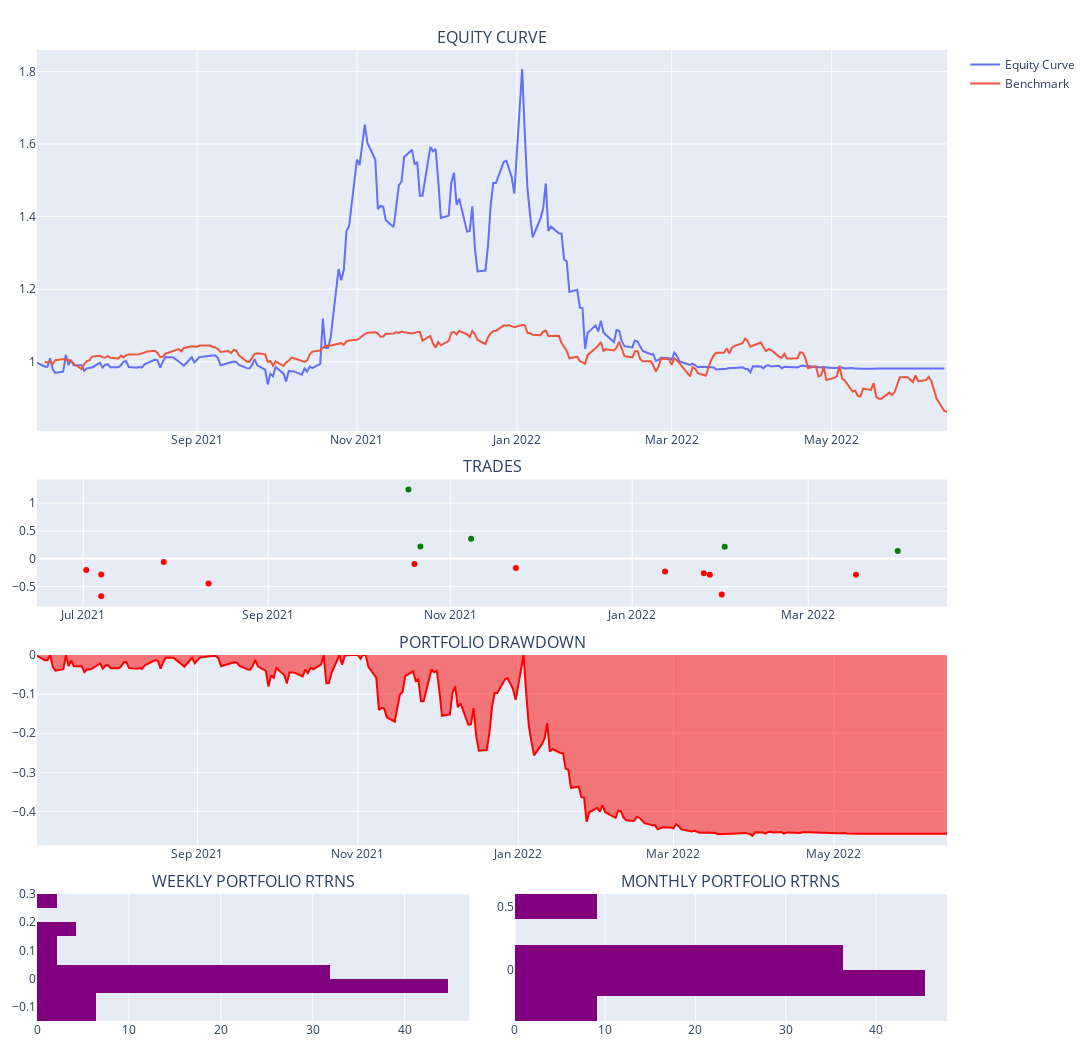

The code cell stored with this chart in its notebook:
### Code cell
evb_backtest.portfolio.plot_portfolio()

### Figure 1 — Plotly figure (JSON) as saved in the notebook; plotly's stock layout.template omitted (floating-point values rounded to 4 significant figures; data arrays with more than 128 entries replaced by an {"elided": "..."} marker saying what was removed)
{"data": [{"name": "Equity Curve", "showlegend": true, "type": "scatter", "x": {"elided": "248 str values"}, "xaxis": "x", "y": {"elided": "248 float values"}, "yaxis": "y"}, {"name": "Benchmark", "showlegend": true, "type": "scatter", "x": {"elided": "248 str values"}, "xaxis": "x", "y": {"elided": "248 float values"}, "yaxis": "y"}, {"customdata": [6, 7, 4, 3, 0, 0, 2, 8, 1, 6, 2, 2, 0, 5, 0, 0, 5, 5, 3, 3, 2, 0, 1], "hovertemplate": "<b>%{text}</b><br><br>Date: %{x}<br>Size: %{customdata}<br>PnL: %{y}<br>", "marker": {"color": ["red", "red", "red", "red", "green", "green", "red", "green", "red", "green", "red", "green", "green", "red", "green", "green", "red", "red", "red", "green", "red", "green", "green"]}, "mode": "markers", "name": "Ticker", "showlegend": false, "text": ["AMD", "MSFT", "AAPL", "SBUX", "PFE", "JNJ", "WMT", "TSLA", "WMT", "AMD", "BAC", "QCOM", "PFE", "MU", "WMT", "INTC", "MU", "MSFT", "HD", "MU", "AAPL", "JNJ", "WMT"], "type": "scatter", "x": ["2021-07-02T00:00:00", "2021-07-07T00:00:00", "2021-07-07T00:00:00", "2021-07-28T00:00:00", "2021-07-28T00:00:00", "2021-08-05T00:00:00", "2021-08-12T00:00:00", "2021-10-18T00:00:00", "2021-10-20T00:00:00", "2021-10-22T00:00:00", "2022-01-12T00:00:00", "2021-11-08T00:00:00", "2021-11-12T00:00:00", "2021-11-23T00:00:00", "2021-11-24T00:00:00", "2022-01-13T00:00:00", "2022-01-25T00:00:00", "2022-01-27T00:00:00", "2022-01-31T00:00:00", "2022-02-01T00:00:00", "2022-03-17T00:00:00", "2022-03-29T00:00:00", "2022-03-31T00:00:00"], "xaxis": "x2", "y": [-0.1996, -0.281, -0.6749, -0.05622, null, null, -0.4439, 1.244, -0.09371, 0.22, -0.2299, 0.3585, null, -0.1672, null, null, -0.2576, -0.2873, -0.642, 0.2173, -0.2855, null, 0.1392], "yaxis": "y2"}, {"fill": "tozeroy", "line": {"color": "red"}, "name": "Drawdown", "showlegend": false, "type": "scatter", "x": {"elided": "248 str values"}, "xaxis": "x3", "y": {"elided": "248 float values"}, "yaxis": "y3"}, {"histnorm": "percent", "marker": {"color": "purple"}, "showlegend": false, "type": "histogram", "xaxis": "x4", "y": [null, -0.02845, 0.02195, -0.006334, 0.0006576, 0.000533, 0.01088, 0.01694, -0.02384, 0.02495, -0.02281, 0.0007882, -0.001009, -0.004872, -0.01223, 0.009065, 0.0872, 0.2866, 0.1665, -0.1329, 0.1254, -0.06809, -0.04219, 0.03829, -0.1383, 0.1952, -0.01971, -0.08249, 0.02206, -0.1311, -0.09408, -0.006067, -0.02859, -0.01252, -0.01821, -0.009864, -0.01548, -0.006807, 0.00383, 0.004992, -0.000734, -0.0004306, 0.001799, -0.004293, -0.002363, -0.0006876, 0.0004099, 0], "yaxis": "y4"}, {"histnorm": "percent", "marker": {"color": "purple"}, "showlegend": false, "type": "histogram", "xaxis": "x5", "y": [null, 0.01325, -0.03794, 0.431, 0.1498, -0.07371, -0.248, -0.08237, -0.03855, 0.01358, -0.00264, 0], "yaxis": "y5"}], "layout": {"annotations": [{"font": {"size": 16}, "showarrow": false, "text": "EQUITY CURVE", "x": 0.5, "xanchor": "center", "xref": "paper", "y": 1.0, "yanchor": "bottom", "yref": "paper"}, {"font": {"size": 16}, "showarrow": false, "text": "TRADES", "x": 0.5, "xanchor": "center", "xref": "paper", "y": 0.5577, "yanchor": "bottom", "yref": "paper"}, {"font": {"size": 16}, "showarrow": false, "text": "PORTFOLIO DRAWDOWN", "x": 0.5, "xanchor": "center", "xref": "paper", "y": 0.3769, "yanchor": "bottom", "yref": "paper"}, {"font": {"size": 16}, "showarrow": false, "text": "WEEKLY PORTFOLIO RTRNS", "x": 0.2375, "xanchor": "center", "xref": "paper", "y": 0.1308, "yanchor": "bottom", "yref": "paper"}, {"font": {"size": 16}, "showarrow": false, "text": "MONTHLY PORTFOLIO RTRNS", "x": 0.7625, "xanchor": "center", "xref": "paper", "y": 0.1308, "yanchor": "bottom", "yref": "paper"}], "height": 1050, "hovermode": "x unified", "margin": {"b": 20, "l": 15, "r": 15, "t": 50}, "paper_bgcolor": "WHITE", "width": 1200, "xaxis": {"anchor": "y", "domain": [0, 1]}, "xaxis2": {"anchor": "y2", "domain": [0, 1]}, "xaxis3": {"anchor": "y3", "domain": [0, 1]}, "xaxis4": {"anchor": "y4", "domain": [0, 0.475]}, "xaxis5": {"anchor": "y5", "domain": [0.525, 1]}, "yaxis": {"anchor": "x", "domain": [0.6077, 1.0]}, "yaxis2": {"anchor": "x2", "domain": [0.4269, 0.5577]}, "yaxis3": {"anchor": "x3", "domain": [0.1808, 0.3769]}, "yaxis4": {"anchor": "x4", "domain": [0, 0.1308]}, "yaxis5": {"anchor": "x5", "domain": [0, 0.1308]}}}
